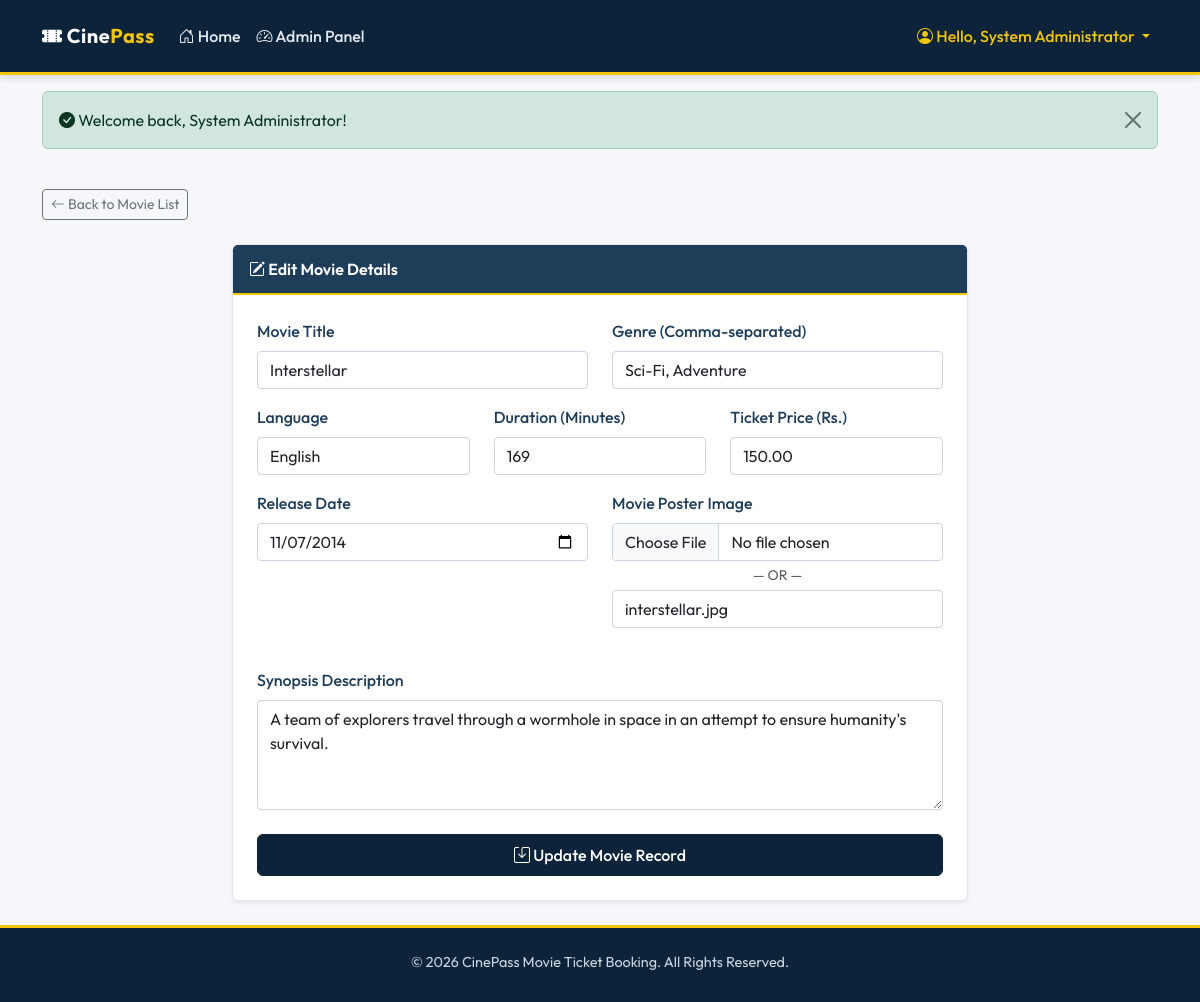
Screenshot of /movie-ticket-booking/admin/edit_movie.php?id=1 (signed in) with the database file from the repository.
### tables this page shows
CREATE TABLE IF NOT EXISTS `movies` (
  `id` INT AUTO_INCREMENT PRIMARY KEY,
  `title` VARCHAR(255) NOT NULL,
  `genre` VARCHAR(100) NOT NULL,
  `language` VARCHAR(50) NOT NULL,
  `duration` INT NOT NULL,  
  `release_date` DATE NOT NULL,
  `description` TEXT NOT NULL,
  `poster` VARCHAR(255) NOT NULL,  
  `ticket_price` DECIMAL(10,2) NOT NULL
);

### movie-ticket-booking/admin/edit_movie.php (the view, shortened to what this page needs)
<?php
require_once __DIR__ . '/../includes/header.php';
$movie_id = isset($_GET['id']) ? intval($_GET['id']) : 0;
$fetch_sql = "SELECT * FROM movies WHERE id = ?";
$stmt = $conn->prepare($fetch_sql);
$stmt->bind_param("i", $movie_id);
$stmt->execute();
$result = $stmt->get_result();
$movie = $result->fetch_assoc();
?>
<div class="mb-4">
    <a href="movies.php" class="btn btn-outline-secondary btn-sm"><i class="bi bi-arrow-left"></i> Back to Movie List</a>
</div>
<div class="row justify-content-center">
    <div class="col-lg-8">
        <div class="card card-portal form-portal shadow-sm">
            <div class="card-header-portal">
                <i class="bi bi-pencil-square"></i> Edit Movie Details
            </div>
            <div class="card-body p-4">
                <form action="edit_movie.php?id=<?php echo $movie_id; ?>" method="POST" enctype="multipart/form-data">
                    <div class="row">
                        <div class="col-md-6 mb-3">
                            <label for="title" class="form-label">Movie Title</label>
                            <input type="text" class="form-control" id="title" name="title" required value="<?php echo htmlspecialchars($movie['title']); ?>">
                        </div>
                        <div class="col-md-6 mb-3">
                            <label for="genre" class="form-label">Genre (Comma-separated)</label>
                            <input type="text" class="form-control" id="genre" name="genre" required value="<?php echo htmlspecialchars($movie['genre']); ?>">
                        </div>
                    </div>
                    <div class="row">
                        <div class="col-md-4 mb-3">
                            <label for="language" class="form-label">Language</label>
                            <input type="text" class="form-control" id="language" name="language" required value="<?php echo htmlspecialchars($movie['language']); ?>">
                        </div>
                        <div class="col-md-4 mb-3">
                            <label for="duration" class="form-label">Duration (Minutes)</label>
                            <input type="number" class="form-control" id="duration" name="duration" required min="1" value="<?php echo htmlspecialchars($movie['duration']); ?>">
                        </div>
                        <div class="col-md-4 mb-3">
                            <label for="ticket_price" class="form-label">Ticket Price (Rs.)</label>
                            <input type="number" class="form-control" id="ticket_price" name="ticket_price" required min="1" step="0.01" value="<?php echo htmlspecialchars($movie['ticket_price']); ?>">
                        </div>
                    </div>
                    <div class="row">
                        <div class="col-md-6 mb-3">
                            <label for="release_date" class="form-label">Release Date</label>
                            <input type="date" class="form-control" id="release_date" name="release_date" required value="<?php echo $movie['release_date']; ?>">
                        </div>
                        <div class="col-md-6 mb-3">
                            <label class="form-label">Movie Poster Image</label>
                            <input type="file" class="form-control mb-1" id="poster_file" name="poster_file" accept="image/*">
                            <div class="text-center my-1 text-muted small">— OR —</div>
                            <input type="text" class="form-control" id="poster_text" name="poster_text" placeholder="Type filename manually" value="<?php echo htmlspecialchars($movie['poster']); ?>">
                            <small class="text-muted text-white-50">Current poster: <strong><?php echo htmlspecialchars($movie['poster']); ?></strong></small>
                        </div>
                    </div>
                    <div class="mb-3">
                        <label for="description" class="form-label">Synopsis Description</label>
                        <textarea class="form-control" id="description" name="description" rows="4" required><?php echo htmlspecialchars($movie['description']); ?></textarea>
                    </div>
                    <div class="d-grid gap-2 mt-4">
                        <button type="submit" class="btn btn-navy py-2"><i class="bi bi-save"></i> Update Movie Record</button>
                    </div>
                </form>
            </div>
        </div>
    </div>
</div>
<?php
require_once __DIR__ . '/../includes/footer.php';
?>

### movie-ticket-booking/css/style.css (style rules this page uses)
:root { --primary-navy: #0d233a; --secondary-steel: #1e3d59; --accent-blue: #17b978; --light-bg: #f5f7fa; --text-dark: #333333; --text-muted: #666666; --border-color: #e2e8f0; }
body { font-family: 'Outfit', sans-serif; background-color: var(--light-bg); color: var(--text-dark); display: flex; flex-direction: column; min-height: 100vh; }
.card-portal { background: #ffffff; border: 1px solid var(--border-color); border-radius: 6px; box-shadow: 0 2px 4px rgba(0, 0, 0, 0.05); transition: transform 0.2s ease, box-shadow 0.2s ease; }
.card-portal .card-header-portal { background-color: var(--secondary-steel); color: #ffffff; font-weight: 600; border-bottom: 2px solid #f1c40f; border-top-left-radius: 5px; border-top-right-radius: 5px; padding: 12px 16px; }
.btn-navy { background-color: var(--primary-navy); color: #ffffff; border: 1px solid var(--primary-navy); font-weight: 500; transition: background-color 0.2s; }
.form-portal .form-label { font-weight: 500; color: var(--secondary-steel); }
.form-portal .form-control, .form-portal .form-select { border: 1px solid #cbd5e1; border-radius: 4px; }

### rows the page displays
movies: title "Interstellar", genre "Sci-Fi, Adventure", language "English", duration "169", ticket_price "150.00", release_date "11/07/2014", poster_text "interstellar.jpg", description "A team of explorers travel through a wormhole in space in an attempt to ensure humanity's survival."

### other values shown
$_SESSION['user_name'] "System Administrator"
$_SESSION['success_message'] "Welcome back, System Administrator!"
